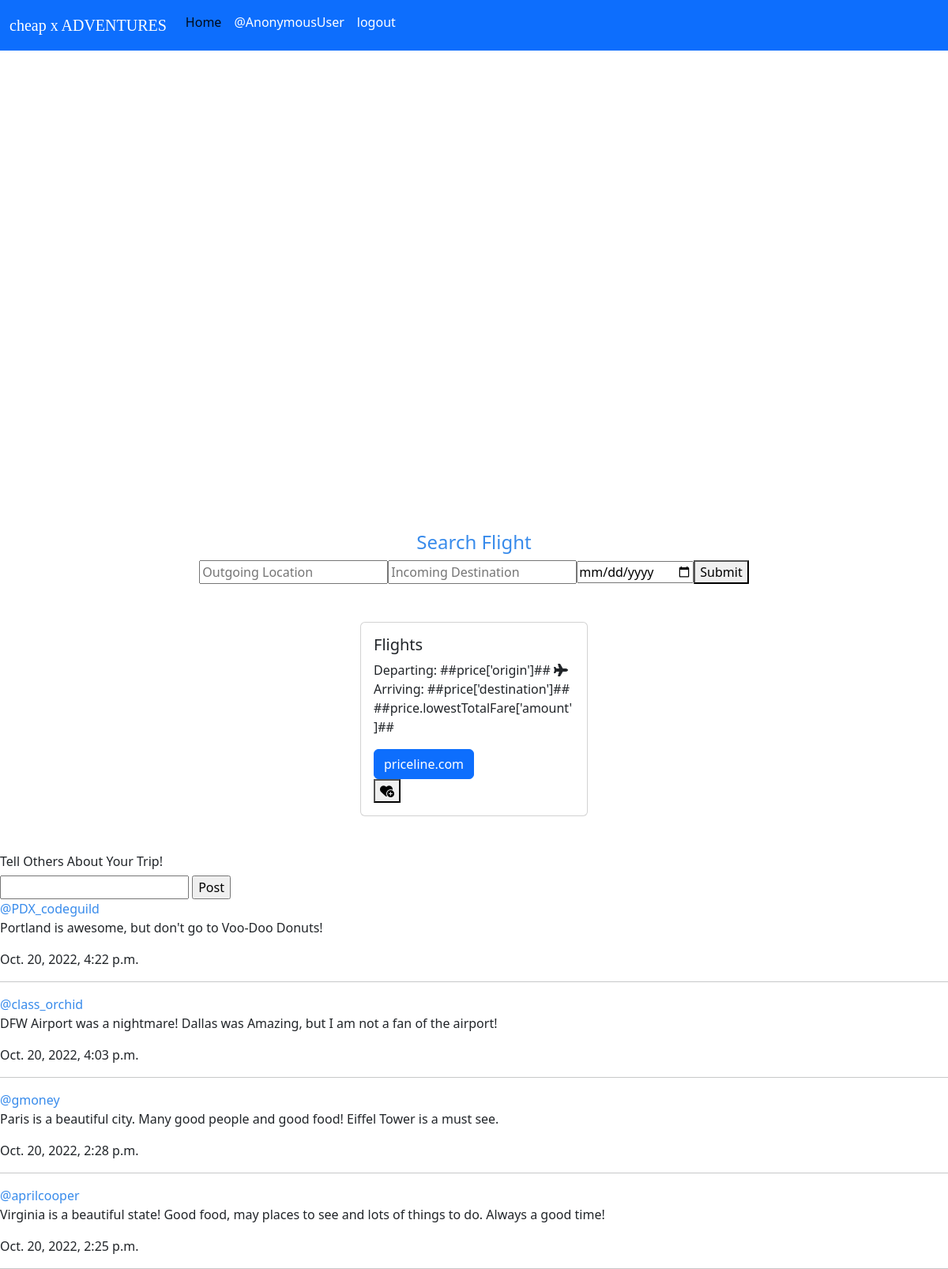
The page / on the database its author committed.
### adventure/models.py (models this page shows)
class Comment(models.Model):
    user = models.ForeignKey(User, on_delete=models.CASCADE)
    time_created = models.DateTimeField(default=timezone.now)
    text = models.CharField(max_length=200)

### adventure/views.py (the view)
# urls.py: path('', views.index, name='index'),
def index(request):
    all_comments = Comment.objects.order_by('-time_created')
    context = {
        'all_comments': all_comments
    }
    if request.method == 'POST':
        post_method(request)
    return render(request, 'capstone.html', context)

### templates/capstone.html (shortened to what this page needs)
<!DOCTYPE html>
{% load static %}
<html lang="en">
<head>
    <link href="https://cdn.jsdelivr.net/npm/bootstrap@5.2.1/dist/css/bootstrap.min.css" rel="stylesheet">
    <link rel="stylesheet" href="{% static 'index.css' %}">
</head>
<body>
    <nav class="navbar navbar-expand-lg bg-primary">
        <div class="container-fluid">
        <a class="navbar-brand" href="#">cheap x ADVENTURES</a>
        <div class="collapse navbar-collapse" id="navbarNavAltMarkup">
            <div class="navbar-nav">
            <a class="nav-link active" aria-current="page" href="#">Home</a>
            <a class="nav-link" href="/profile/">@{{ request.user }}</a>
            <a class="nav-link" href="{% url 'logout' %}?next=/accounts/login">logout</a><br><br>
            </div>
        </div>
        </div>
    </nav><br><br>
    <div id="map"></div>
    <div id="app" >
        <H4>Search Flight</H4>
        <div class="userinput">
            <input type="text" id="outgoing" placeholder="Outgoing Location" v-model="outgoing">
            <input type="text" id="incoming" placeholder="Incoming Destination" v-model="incoming">
            <input type="date" id= "date" placeholder="Year-Month-Day" v-model="date">
            <button id="submit" v-on:click="getIata">Submit</button>
        </div><br><br>
        <li v-if="price" id="cards"><div
            class="card" style="width: 18rem;">
            <div class="card-body">
                <h5 class="card-title">Flights</h5>
                <p class="card-text">Departing: ##price['origin']##  <i class="fa-solid fa-plane"></i>
                    Arriving: ##price['destination']## ##price.lowestTotalFare['amount']##
                </p>
                <a href="https://www.priceline.com/?vrid=a02e0d033f17b677eecdacb6a711c10c" class="btn btn-primary" id="priceline">priceline.com</a>
                <form v-bind:action="getSavedUrl(price)" method="POST">
                    <button type="submit"><i class="fa-solid fa-heart-circle-plus" id="fonta"></i></button>
                </form>
            </div>
        </div>
    </li><br>
        </div>
</li><br>
        <h6>Tell Others About Your Trip!</h6>
        <form action="{% url 'adventure:comment' %}" method="post">
            <input type="text" autofocus maxlength="300" name="comment">
            <input type="submit" value="Post">
        </form >
        {% for comments in all_comments %}
        <div>
            <a id="username">
                @{{comments.user.username}}
            </a>
            <p>
                {{comments.text}}
            </p>
            <p>
                {{comments.time_created}}
            </p>
        </div>
        <hr>
        {% endfor %}
</body>
</html>

### static/index.css (style rules this page uses)
.nav-link { color: white; }
.navbar-brand { color: rgb(255, 255, 255); font-family: 'Times New Roman', Times, serif; }
.userinput { display: flex; align-items: center; justify-content: center; }
h4 { text-align: center; color: rgb(56, 139, 235) }
#cards { display: flex; align-items: center; justify-content: center; }
#username { color: rgb(56, 139, 235); }

### templates/capstone.html (style rules this page uses)
#map { height: 70%; width: 100%; }
html, body { height: 100%; margin: 0; padding: 0; }

### rows shown on the page
Comment: user.username "PDX_codeguild", text "Portland is awesome, but don't go to Voo-Doo Donuts!", time_created "Oct. 20, 2022, 4:22 p.m."
Comment: user.username "class_orchid", text "DFW Airport was a nightmare! Dallas was Amazing, but I am not a fan of the airport!", time_created "Oct. 20, 2022, 4:03 p.m."
Comment: user.username "gmoney", text "Paris is a beautiful city. Many good people and good food! Eiffel Tower is a must see.", time_created "Oct. 20, 2022, 2:28 p.m."
Comment: user.username "aprilcooper", text "Virginia is a beautiful state! Good food, may places to see and lots of things to do. Always a good time!", time_created "Oct. 20, 2022, 2:25 p.m."

### other values the page prints
{{ request.user }} "AnonymousUser"
